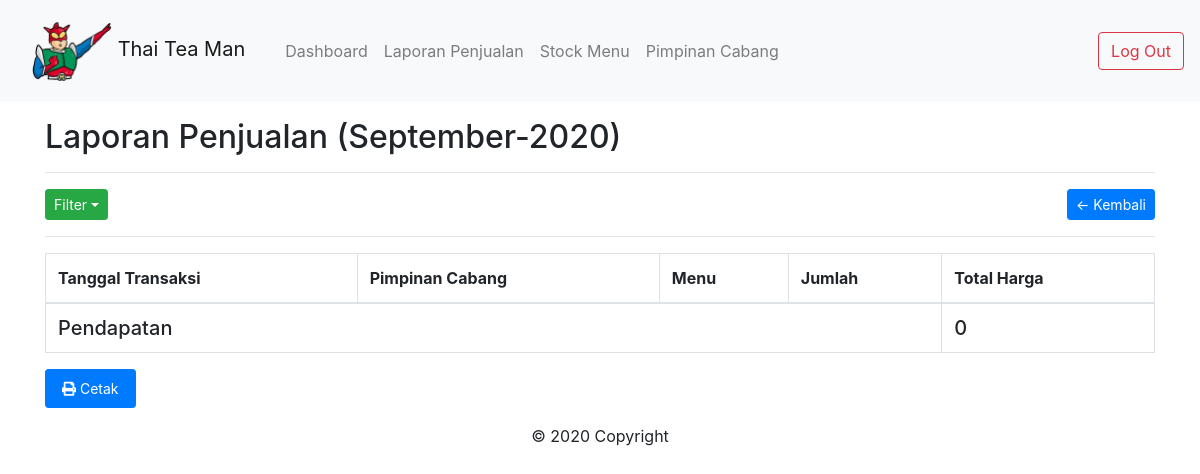
Before: /admin/transaksi.php (signed in) with the older database file.
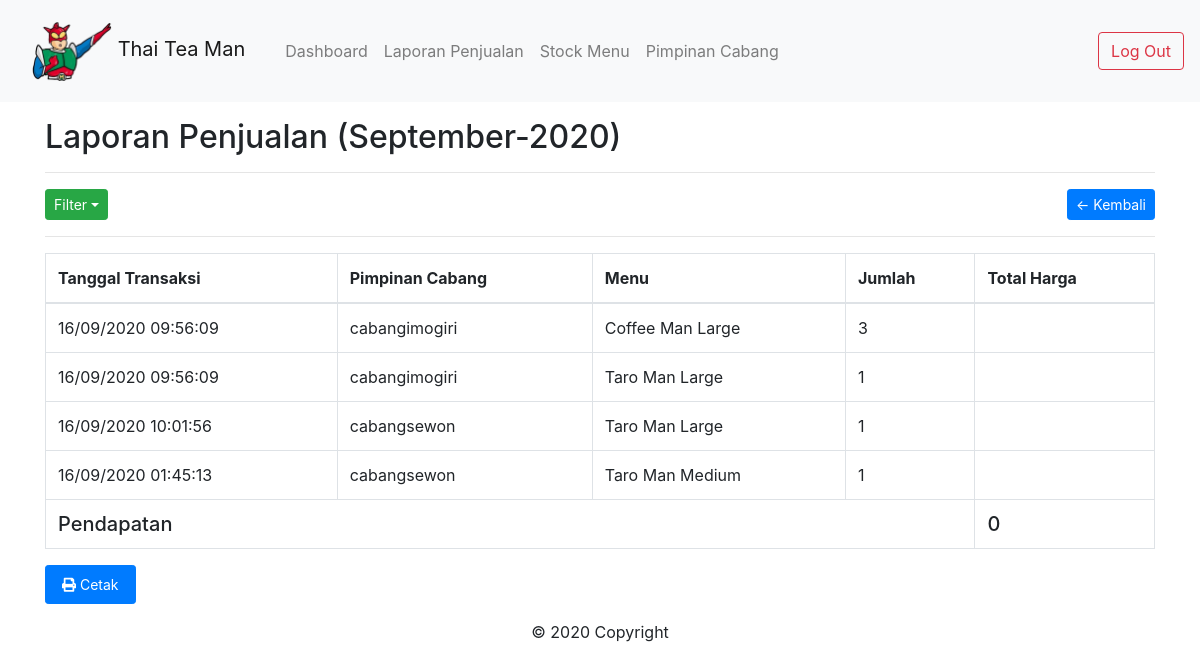
After: the same page with the newer database file.
### tables this page shows
CREATE TABLE `tb_transaksi` (
  `id` int(11) NOT NULL,
  `id_barang` int(11) NOT NULL,
  `id_user` int(11) NOT NULL,
  `jumlah_barang` int(11) NOT NULL,
  `tanggal_transaksi` timestamp NULL DEFAULT current_timestamp()
);

CREATE TABLE `tb_users` (
  `id` int(11) NOT NULL,
  `nama` varchar(255) NOT NULL,
  `password` varchar(255) NOT NULL,
  `jabatan` enum('admin','kasir') NOT NULL
);

CREATE TABLE `tb_barang` (
  `id` int(11) NOT NULL,
  `nama_barang` varchar(255) NOT NULL,
  `jenis_barang` varchar(255) NOT NULL,
  `harga` varchar(100) NOT NULL
);

### admin/transaksi.php (called while the page is built, shortened)
<?php
require_once '../config/db.php';
$tb_kasir 		= $conn->query("SELECT id, nama FROM tb_users WHERE jabatan = 'kasir'");
$data_kasir 	= $tb_kasir->fetch_all(MYSQLI_ASSOC);
$date  			= $conn->query("SELECT DATE_FORMAT(SYSDATE(), '%Y-%m')")->fetch_row();
$sysdate  		= $date[0];
if(isset($_POST['id_kasir']) && $_POST['id_kasir']>0){
	$sysdate = $_POST['date'];
	$mydate = DateTime::createFromFormat('Y-m', $sysdate)->format('F-Y');
	$nama_kasir = $data_kasir[searchForId($_POST['id_kasir'],$data_kasir,'id')]['nama'];
	$id = $_POST['id_kasir'];
	$where = " WHERE tb_transaksi.id_user = $id AND DATE_FORMAT(tb_transaksi.tanggal_transaksi, '%Y-%m') = '$sysdate'";
}
else{
	$mydate = DateTime::createFromFormat('Y-m', $sysdate)->format('F-Y');
	$where=" WHERE DATE_FORMAT(tb_transaksi.tanggal_transaksi, '%Y-%m') = '$sysdate'";
}
$tb_transaksi 		= $conn->query("SELECT tb_transaksi.*, tb_barang.nama_barang, tb_users.nama, (tb_transaksi.harga_barang * tb_transaksi.jumlah_barang) AS total FROM tb_transaksi INNER JOIN tb_barang ON tb_transaksi.id_barang = tb_barang.id INNER JOIN tb_users ON tb_transaksi.id_user = tb_users.id ".$where." ORDER BY tb_transaksi.tanggal_transaksi");
$data_tb_transaksi 	= $tb_transaksi->fetch_all(MYSQLI_ASSOC);
$total = [];
for ($i=0; $i < $tb_transaksi->num_rows; $i++) {
	array_push($total, $data_tb_transaksi[$i]['total']);
}
$total_transaksi = array_sum($total);
require_once 'includes/header.php';
require_once 'includes/transaksi.php';
require_once 'includes/footer.php';
?>

### admin/includes/transaksi.php (the view, shortened to what this page needs)
<div class="container mt-3">
	<h2>Laporan Penjualan (<?= $mydate ?>)</h2>
	<hr>
	<div class="dropdown">
    	<button type="button" class="btn btn-success dropdown-toggle btn-sm float-left" data-toggle="dropdown">Filter</button>
	</div>
	<a href="index.php" class="btn btn-primary btn-sm float-right">&larr; Kembali</a>
	<div class="clearfix"></div>
	<hr>
	<table class="table table-bordered">
	<thead class="thead-light" class="align-middle">
		<thead>
			<tr>
				<th>Tanggal Transaksi</th>
				<th>Pimpinan Cabang</th>
				<th>Menu</th>
				<th>Jumlah</th>
				<th>Total Harga</th>
			</tr>
		</thead>
		<tbody>
			<?php foreach ($data_tb_transaksi as $data): ?>
			<tr>
				<td><?= date('d/m/Y h:i:s', strtotime($data['tanggal_transaksi'])) ?></td>
				<td><?= $data['nama'] ?></td>
				<td><?= $data['nama_barang'] ?></td>
				<td><?= $data['jumlah_barang'] ?></td>
				<td><?= $data['total'] ?></td>
			</tr>
			<?php endforeach ?>
			<tr>
				<td colspan="4" class="h5">Pendapatan</td>
				<td class="h5"><?= $total_transaksi?></td>
			</tr>
		</tbody>
	</table>
	<button class="nav-link btn btn-primary btn-sm text-white" onclick="window.print()" id='print'><i class="fas fa-print    "></i> Cetak</button>
</div>

### admin/includes/header.php (shortened to what this page needs)
<!DOCTYPE html>
<html>
<head>
	<link rel="stylesheet" href="https://use.fontawesome.com/releases/v5.14.0/css/all.css">
	<link rel="stylesheet" href="../assets/css/bootstrap.css">
	<link rel="stylesheet" href="../assets/css/style.css">
</head>
<body >
<nav class="navbar navbar-expand-lg navbar-light bg-light">
		<nav class="navbar navbar-expand-lg navbar-light bg-light">
		<a class="navbar-brand" href="index.php">
		<img src="..\assets\img\logo.png" width="80" height="60" alt="Thaitea">
		Thai Tea Man
		</a>
		</nav>
		<div class="collapse navbar-collapse" id="navbarNav">
			<ul class="navbar-nav">
				<li class="nav-item">
					<a class="nav-link" href="./index.php">Dashboard <span class="sr-only">(current)</span></a>
				</li>
				<li class="nav-item">
					<a class="nav-link" href="./transaksi.php">Laporan Penjualan</a>
				</li>
				<li class="nav-item">
					<a class="nav-link" href="./data-barang.php">Stock Menu</a>
				</li>
				<li class="nav-item">
					<a class="nav-link" href="./petugas-kasir.php">Pimpinan Cabang</a>
					</li>
			</ul>
		</div>
		<a href="logout.php" class="btn btn-outline-danger">Log Out</a>
	</nav>

### admin/includes/footer.php
<footer >
  <div class="footer-copyright text-center py-3">© 2020 Copyright
  </div>
</footer>

Changed rows visible on the page:
added tb_transaksi: tanggal_transaksi "16/09/2020 09:56:09", id_user.nama "cabangimogiri", id_barang.nama_barang "Coffee Man Large", jumlah_barang "3"
added tb_transaksi: tanggal_transaksi "16/09/2020 09:56:09", id_user.nama "cabangimogiri", id_barang.nama_barang "Taro Man Large", jumlah_barang "1"
added tb_transaksi: tanggal_transaksi "16/09/2020 10:01:56", id_user.nama "cabangsewon", id_barang.nama_barang "Taro Man Large", jumlah_barang "1"
added tb_transaksi: tanggal_transaksi "16/09/2020 01:45:13", id_user.nama "cabangsewon", id_barang.nama_barang "Taro Man Medium", jumlah_barang "1"
